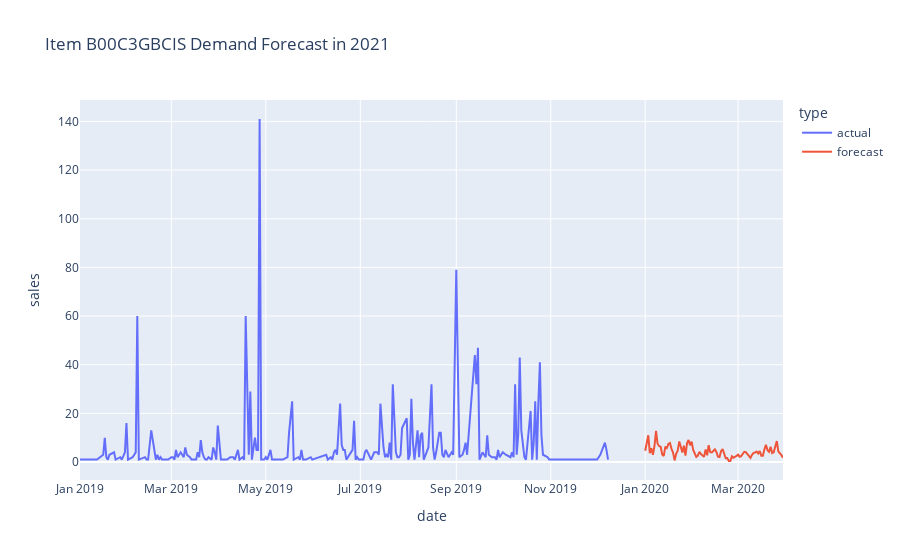

The cell this chart's notebook holds for it:
### Code cell
def forecast_demand(product_id):
    actual = df[(df['product_id']== product_id)]
    # change actual to normal values from log transformed
    actual['sales'] = np.expm1(actual['sales'].values)
    actual['type'] = 'actual'
    forecasted = forecast[(forecast['product'] == product_id)]
    forecasted['type'] = 'forecast'
    product_df = pd.concat([actual,forecasted], axis = 0)
    fig = px.line(product_df, x='date', y='sales', color='type',title=f'Item {encoder.classes_[product_id]} Demand Forecast in 2021')
    fig.show()
    

forecast_demand(2)

### Figure 1 — Plotly figure (JSON) as saved in the notebook; plotly's stock layout.template omitted (floating-point values rounded to 4 significant figures; data arrays with more than 128 entries replaced by an {"elided": "..."} marker saying what was removed)
{"data": [{"hovertemplate": "type=actual<br>date=%{x}<br>sales=%{y}<extra></extra>", "legendgroup": "actual", "line": {"color": "#636efa", "dash": "solid"}, "marker": {"symbol": "circle"}, "mode": "lines", "name": "actual", "orientation": "v", "showlegend": true, "type": "scatter", "x": {"elided": "315 str values"}, "xaxis": "x", "y": {"elided": "315 float values"}, "yaxis": "y"}, {"hovertemplate": "type=forecast<br>date=%{x}<br>sales=%{y}<extra></extra>", "legendgroup": "forecast", "line": {"color": "#EF553B", "dash": "solid"}, "marker": {"symbol": "circle"}, "mode": "lines", "name": "forecast", "orientation": "v", "showlegend": true, "type": "scatter", "x": ["2020-01-01T00:00:00", "2020-01-02T00:00:00", "2020-01-03T00:00:00", "2020-01-04T00:00:00", "2020-01-05T00:00:00", "2020-01-06T00:00:00", "2020-01-07T00:00:00", "2020-01-08T00:00:00", "2020-01-09T00:00:00", "2020-01-10T00:00:00", "2020-01-11T00:00:00", "2020-01-12T00:00:00", "2020-01-13T00:00:00", "2020-01-14T00:00:00", "2020-01-15T00:00:00", "2020-01-16T00:00:00", "2020-01-17T00:00:00", "2020-01-18T00:00:00", "2020-01-19T00:00:00", "2020-01-20T00:00:00", "2020-01-21T00:00:00", "2020-01-22T00:00:00", "2020-01-23T00:00:00", "2020-01-24T00:00:00", "2020-01-25T00:00:00", "2020-01-26T00:00:00", "2020-01-27T00:00:00", "2020-01-28T00:00:00", "2020-01-29T00:00:00", "2020-01-30T00:00:00", "2020-01-31T00:00:00", "2020-02-01T00:00:00", "2020-02-02T00:00:00", "2020-02-03T00:00:00", "2020-02-04T00:00:00", "2020-02-05T00:00:00", "2020-02-06T00:00:00", "2020-02-07T00:00:00", "2020-02-08T00:00:00", "2020-02-09T00:00:00", "2020-02-10T00:00:00", "2020-02-11T00:00:00", "2020-02-12T00:00:00", "2020-02-13T00:00:00", "2020-02-14T00:00:00", "2020-02-15T00:00:00", "2020-02-16T00:00:00", "2020-02-17T00:00:00", "2020-02-18T00:00:00", "2020-02-19T00:00:00", "2020-02-20T00:00:00", "2020-02-21T00:00:00", "2020-02-22T00:00:00", "2020-02-23T00:00:00", "2020-02-24T00:00:00", "2020-02-25T00:00:00", "2020-02-26T00:00:00", "2020-02-27T00:00:00", "2020-02-28T00:00:00", "2020-02-29T00:00:00", "2020-03-01T00:00:00", "2020-03-02T00:00:00", "2020-03-03T00:00:00", "2020-03-04T00:00:00", "2020-03-05T00:00:00", "2020-03-06T00:00:00", "2020-03-07T00:00:00", "2020-03-08T00:00:00", "2020-03-09T00:00:00", "2020-03-10T00:00:00", "2020-03-11T00:00:00", "2020-03-12T00:00:00", "2020-03-13T00:00:00", "2020-03-14T00:00:00", "2020-03-15T00:00:00", "2020-03-16T00:00:00", "2020-03-17T00:00:00", "2020-03-18T00:00:00", "2020-03-19T00:00:00", "2020-03-20T00:00:00", "2020-03-21T00:00:00", "2020-03-22T00:00:00", "2020-03-23T00:00:00", "2020-03-24T00:00:00", "2020-03-25T00:00:00", "2020-03-26T00:00:00", "2020-03-27T00:00:00", "2020-03-28T00:00:00", "2020-03-29T00:00:00", "2020-03-30T00:00:00"], "xaxis": "x", "y": [4.668, 8.567, 11.0, 3.676, 5.738, 2.941, 6.592, 12.81, 7.525, 6.583, 6.284, 3.102, 2.521, 6.314, 5.773, 7.418, 7.828, 5.421, 3.884, 0.6678, 3.402, 4.643, 8.486, 6.304, 3.969, 6.711, 2.622, 7.707, 9.099, 6.911, 8.398, 4.984, 3.702, 2.09, 2.643, 4.207, 3.297, 2.725, 2.132, 5.208, 2.795, 6.929, 4.043, 3.953, 4.662, 5.19, 4.196, 2.181, 2.052, 4.45, 5.353, 2.901, 1.556, 1.622, 0.4347, 0.4483, 2.359, 1.752, 2.071, 2.564, 3.067, 2.205, 2.446, 3.53, 4.227, 4.063, 3.367, 2.799, 1.738, 2.962, 3.792, 3.934, 4.286, 3.481, 4.564, 2.564, 2.567, 5.213, 7.123, 4.857, 4.211, 6.275, 3.703, 4.012, 6.651, 8.642, 4.333, 3.698, 2.841, 1.76], "yaxis": "y"}], "layout": {"legend": {"title": {"text": "type"}, "tracegroupgap": 0}, "title": {"text": "Item B00C3GBCIS Demand Forecast in 2021"}, "xaxis": {"anchor": "y", "domain": [0, 1], "title": {"text": "date"}}, "yaxis": {"anchor": "x", "domain": [0, 1], "title": {"text": "sales"}}}}
